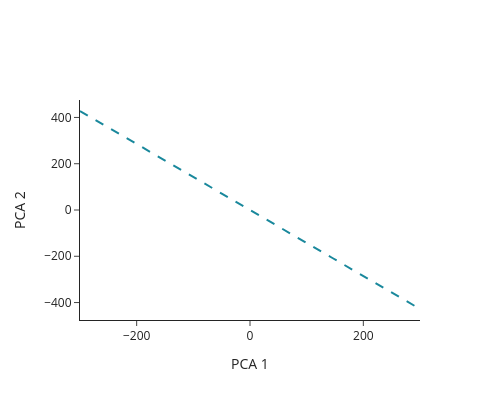

The code cell stored with this chart in its notebook:
### Markdown cell above
Next, we'll plot the decision boundary for English vs. other languages. We'll do this by taking the coefficients from our linear probe and projecting them onto the PCA components. You don't need to write any code for this part.

### Code cell
language_idx = list(linear_probe.classes_).index('en')
linear_weights = linear_probe.coef_[language_idx] # (2048,)

# project weight vector into PCA space
# decision = w0 * x + w1 * y 
# when decision > 0, predict English, otherwise predict "not English"
weights_pca = pca.components_ @ linear_weights # (2,) decision = w0 * x + w1 * y > 0

# plot decision boundary, which is when decision = 0
# w0 * x + w1 * y = 0
# -> y = (-w0 / w1) * x
x = np.linspace(-300, 300, 200)
y = -(weights_pca[0] / weights_pca[1]) * x

fig.add_trace(go.Scatter(
    x=x, 
    y=y,
    mode='lines',
    line=dict(color='rgba(0, 124, 146, 0.9)', width=2, dash='dash'),
    name='English boundary',
))

fig.show()

### Figure 1 — Plotly figure (JSON) as saved in the notebook; plotly's stock layout.template omitted (floating-point values rounded to 4 significant figures; data arrays with more than 128 entries replaced by an {"elided": "..."} marker saying what was removed)
{"data": [{"line": {"color": "rgba(0, 124, 146, 0.9)", "dash": "dash", "width": 2}, "mode": "lines", "name": "English boundary", "type": "scatter", "x": {"elided": "200 float values"}, "y": {"elided": "200 float values"}}], "layout": {"height": 400, "width": 500, "xaxis": {"title": {"text": "PCA 1"}}, "yaxis": {"title": {"text": "PCA 2"}}}}
